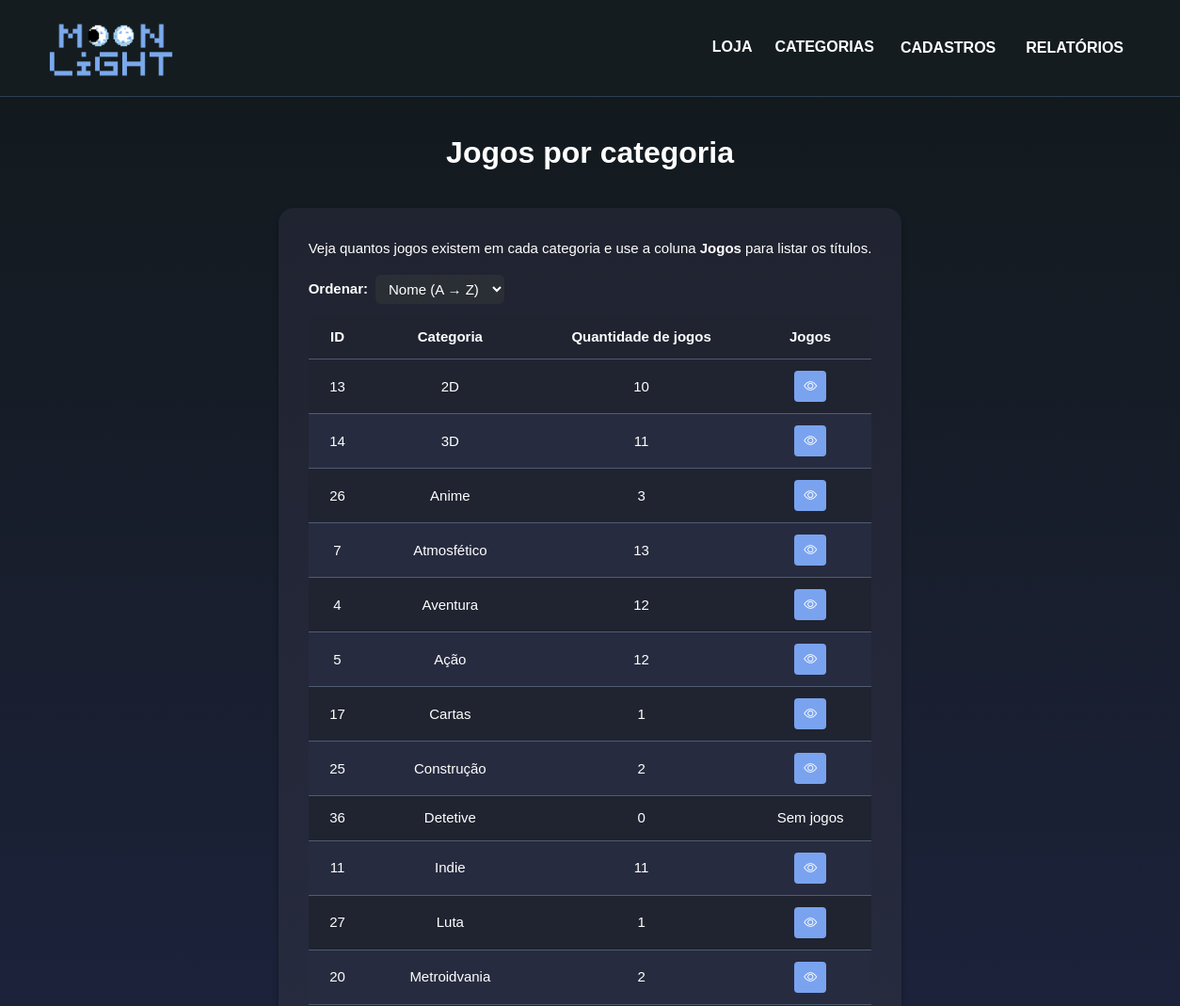
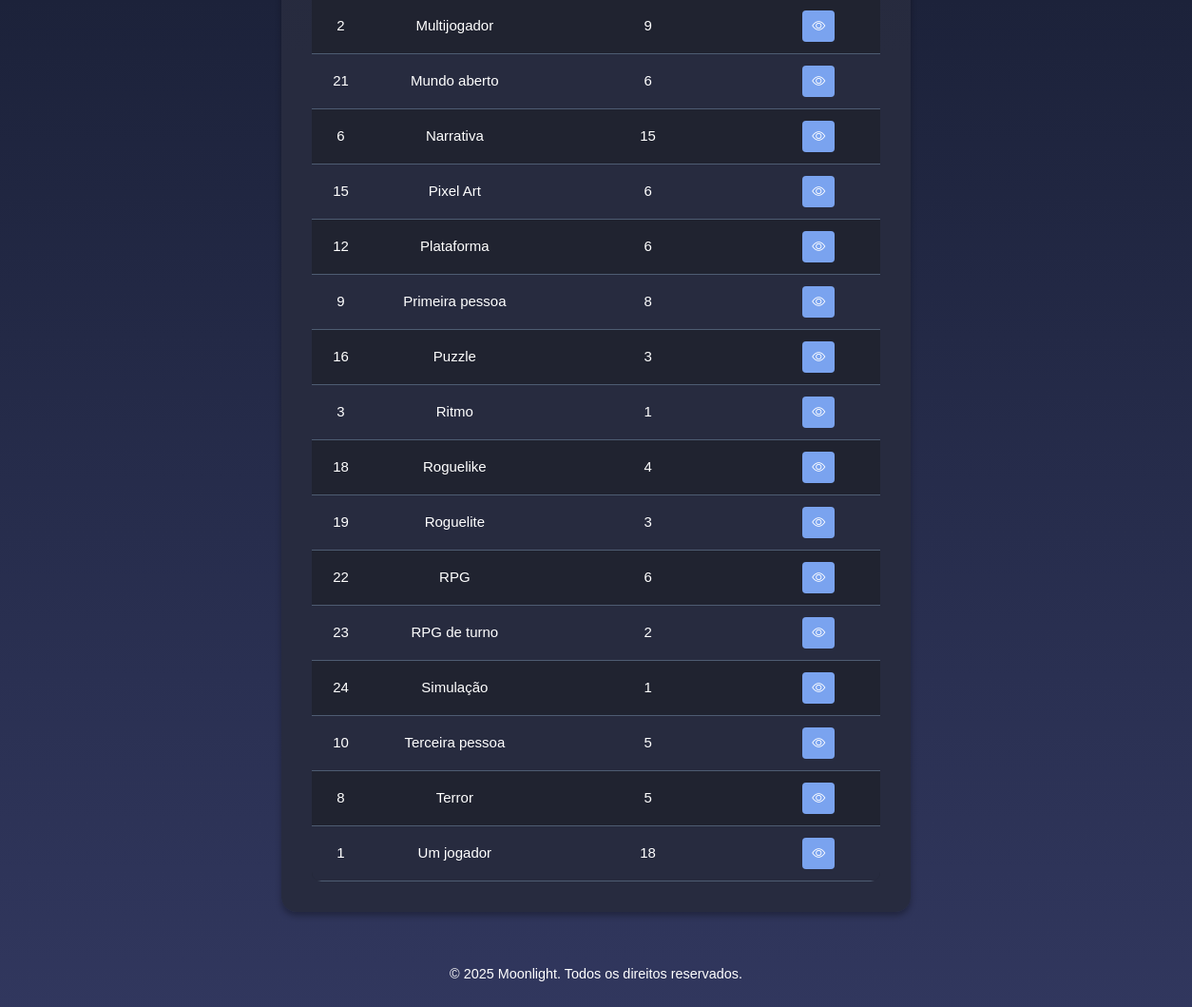
The app's page /relJogCat.php (signed in) with its own data (2 pictures, top to bottom).
### tables this page shows
CREATE TABLE `categorias` (
  `id` int(10) NOT NULL,
  `nome` varchar(100) NOT NULL,
  `descricao` varchar(300) NOT NULL,
  `status` enum('ativo','inativo') NOT NULL
);

CREATE TABLE `jogos` (
  `id` int(10) NOT NULL,
  `nome` varchar(100) NOT NULL,
  `resumo` varchar(800) NOT NULL,
  `desenvolvedor` varchar(50) NOT NULL,
  `data_lancamento` date DEFAULT NULL,
  `conteudo` varchar(255) NOT NULL,
  `preco` double NOT NULL,
  `desconto` int(3) NOT NULL,
  `url_banner` varchar(255) NOT NULL,
  `status` enum('ativo','inativo') NOT NULL,
  `url_1` varchar(255) DEFAULT NULL,
  `url_2` varchar(255) DEFAULT NULL,
  `url_3` varchar(255) DEFAULT NULL,
  `url_4` varchar(255) DEFAULT NULL,
  `url_5` varchar(255) DEFAULT NULL,
  `classificacao_ind` int(11) DEFAULT NULL
);

### relJogCat.php (the view, shortened to what this page needs)
<?php
require_once __DIR__ . '/include/conexao.php';
$sql = "
    SELECT
        c.id   AS cat_id,
        c.nome AS cat_nome,
        j.id   AS jogo_id,
        j.nome AS jogo_nome,
        j.desenvolvedor,
        j.status
    FROM categorias c
    LEFT JOIN jogos_categorias jc ON jc.categoria_id = c.id
    LEFT JOIN jogos j             ON j.id = jc.jogo_id
    ORDER BY c.nome ASC, j.nome ASC
";
$res = $conn->query($sql);
$cats = [];
if ($res) {
    while ($r = $res->fetch_assoc()) {
        $cid = (int) $r['cat_id'];
        if (!isset($cats[$cid])) {
            $cats[$cid] = [
                'id' => $cid,
                'nome' => $r['cat_nome'],
                'total' => 0,
                'jogos' => [],
            ];
        }
        if (!empty($r['jogo_id'])) {
            $cats[$cid]['total']++;
            $cats[$cid]['jogos'][] = [
                'id' => (int) $r['jogo_id'],
                'nome' => $r['jogo_nome'],
                'dev' => $r['desenvolvedor'],
                'status' => $r['status'],
            ];
        }
    }
}
$ord = $_GET['ord'] ?? 'az';
if (!empty($cats)) {
    $cats = array_values($cats);
    usort($cats, function (array $a, array $b) use ($ord) {
        $cmp = strcasecmp($a['nome'] ?? '', $b['nome'] ?? '');
        return ($ord === 'za') ? -$cmp : $cmp;
    });
}
?>
<!DOCTYPE html>
<html lang="pt-br">
<head>
    <link href="https://cdn.jsdelivr.net/npm/bootstrap@5.3.8/dist/css/bootstrap.min.css" rel="stylesheet"
>
    <link rel="stylesheet" href="https://cdn.jsdelivr.net/npm/bootstrap-icons@1.11.1/font/bootstrap-icons.css">
    <link rel="stylesheet" href="css/styles.css">
    <link rel="stylesheet" href="css/stylesNav.css">
</head>
<body>
    <?php $NAV_CONTEXT = 'admin';
    require_once 'include/navbar.php'; ?>
    <div class="content">
        <h1>Jogos por categoria</h1>
        <section class="consultas">
            <div class="jogosC">
                <div class="container">
                    <p class="mb-3">
                        Veja quantos jogos existem em cada categoria e use a coluna <strong>Jogos</strong> para listar
                        os títulos.
                    </p>
                    <?php if (!empty($cats)): ?>
                        <form method="get" class="orderbar">
                            <label for="ord">Ordenar:</label>
                            <select id="ord" name="ord" onchange="this.form.submit()">
                                <option value="az" <?= $ord === 'az' ? 'selected' : '' ?>>Nome (A → Z)</option>
                            </select>
                        </form>
                        <table>
                            <thead>
                                <tr>
                                    <th>ID</th>
                                    <th>Categoria</th>
                                    <th>Quantidade de jogos</th>
                                    <th>Jogos</th>
                                </tr>
                            </thead>
                            <tbody>
                                <?php foreach ($cats as $cat): ?>
                                    <tr>
                                        <td><?= (int) $cat['id'] ?></td>
                                        <td><?= htmlspecialchars($cat['nome'] ?? '', ENT_QUOTES, 'UTF-8') ?></td>
                                        <td><?= (int) $cat['total'] ?></td>
                                        <td>
                                            <?php if ($cat['total'] > 0): ?>
                                                <button type="button" class="btn-detail" data-bs-toggle="modal"
                                                    data-bs-target="#catModal<?= (int) $cat['id'] ?>">
                                                    <i class="bi bi-eye"></i>
                                                </button>
                                            <?php else: ?>
                                                <span class="text-white">Sem jogos</span>
                                            <?php endif; ?>
                                        </td>
                                    </tr>
                                <?php endforeach; ?>
                            </tbody>
                        </table>
                    <?php else: ?>
                        <div class='no-data'>Nenhuma categoria cadastrada/encontrada.</div>
                    <?php endif; ?>
                </div>
            </div>
        </section>
    </div>
    <footer>
        <p>&copy; 2025 Moonlight. Todos os direitos reservados.</p>
    </footer>
</body>
</html>

### include/navbar.php (shortened to what this page needs)
    <?php
$role = $_SESSION['role'] ?? 'guest';
$isAdmin = ($role === 'admin');
$ctx = $NAV_CONTEXT ?? 'store';
?>
<nav class="navbar navbar-expand-lg detail">
    <div class="container-fluid">
        <a class="navbar-brand" href="<?= $ctx === 'admin' ? 'adm.php' : 'index.php' ?>">
            <img src="logomoon.png" alt="Moonlight" width="140" height="70">
        </a>
        <div class="collapse navbar-collapse" id="navbarMain">
            <?php if ($ctx === 'admin' && $isAdmin): ?>
                <ul class="navbar-nav nav-underline ms-auto mb-2 mb-lg-0">
                    <li class="nav-item"><a class="nav-link" href="index.php">LOJA</a></li>
                    <li class="nav-item"><a class="nav-link" href="categorias.php">CATEGORIAS</a></li>
                    <li class="nav-item dropdown">
                        <button class="navbtn" type="button">CADASTROS</button>
                    </li>
                    <li class="nav-item dropdown">
                        <button class="navbtn" type="button">RELATÓRIOS</button>
                    </li>
                </ul>
            <?php endif; ?>
        </div>
    </div>
</nav>

### css/styles.css (style rules this page uses)
:root { --page-max: 1280px; --grid-xpad: 10px; }
* { margin: 0; padding: 0; box-sizing: border-box; font-family: Arial, sans-serif; }
html { min-height: 100%; background: linear-gradient(to bottom, #12191bff 0%, #1c223a 50%, #31375eff 100%); background-attachment: fixed; background-repeat: no-repeat; background-size: cover; }
body { display: flex; flex-direction: column; min-height: 100vh; background: transparent; color: #fff; margin: 0; padding: 0; }
.content { flex: 1; display: flex; flex-direction: column; }
section { padding: 40px; }
footer { margin-top: 2rem; font-size: 0.9rem; color: #fff; text-align: center; padding-bottom: 20px; }
.content { min-height: 100dvh; display: flex; flex-direction: column; }
footer { margin-top: auto !important; padding-bottom: 20px; }

### css/stylesNav.css (style rules this page uses)
:root { --nav-pad-x: clamp(20px, 4.5vw, 48px); --nav-max: 1260px; }
.navbar.detail { background: #151c1f; border-bottom: 1px solid rgba(122, 169, 239, 0.25); position: sticky; top: 0; z-index: 1000; padding-block: 11px; padding-inline: 0; display: flex; align-items: center; }
.navbar.detail>.container-fluid { max-width: var(--nav-max); margin-inline: auto; padding-inline: var(--nav-pad-x); display: flex; align-items: center; gap: clamp(8px, 2vw, 20px); }
.navbar.detail .navbar-collapse { display: flex !important; align-items: center; justify-content: space-between; gap: clamp(8px, 2vw, 20px); width: 100%; }
.navbar.detail .navbar-brand { margin: 0; display: flex; align-items: center; transform: translateY(2px); }
.navbar.detail .navbar-nav { display: flex; align-items: center; gap: clamp(8px, 1.6vw, 2px); margin-left: clamp(8px, 2vw, 15px); }
.navbar.detail .nav-link { white-space: nowrap; }
.navbar.detail .nav-link { color: #fff !important; font-weight: bold; transition: color 0.3s ease; }
.navbar, .detail { overflow: visible; }
.navbar .nav-item.dropdown { position: relative; }
.navbtn { background: none; border: none; color: #fff; font-weight: bold; cursor: pointer; font-size: 1rem; padding: 8px 12px; line-height: 1; transition: color 0.2s ease; position: relative; }

### relJogCat.php (style rules this page uses)
.content { display: flex; flex-direction: column; align-items: center; }
.container { background: linear-gradient(to bottom, #202330ff 0%, #272b3fff 50%); color: #fff; display: flex; flex-direction: column; justify-content: center; align-items: left; min-height: 100vh; padding: 2rem; border-radius: 16px; box-shadow: 0 4px 6px rgba(0, 0, 0, 0.3); width: 100%; max-width: 1600px; font-size: 15px; }
.jogosC .container { min-height: auto; }
h1 { width: 100%; max-width: 1600px; margin: 40px auto auto; color: #fff; font-size: 2rem; font-weight: bold; text-align: center; }
table { width: 100%; border-collapse: collapse; background-color: #202330ff; border-radius: 10px; overflow: hidden; }
th, td { padding: 12px 16px; text-align: center; border-bottom: 1px solid #4e5c72ff; font-size: 15px; }
th { background-color: #202330ff; color: #fff; font-weight: 600; }
tr:nth-child(even) { background-color: #272b3fff; }
.btn-detail { background: #7aa3ef; border-radius: 4px; border: none; text-decoration: none; padding: 6px 10px; cursor: pointer; color: #fff; font-size: 14px; display: inline-flex; align-items: center; gap: 4px; }
footer { margin-top: auto; text-align: center; color: #fff; padding: 15px 0; font-size: 0.9rem; background: transparent; }
.orderbar { display: flex; gap: 8px; align-items: center; justify-content: flex-start; margin: 0 0 12px 0; }
.orderbar label { color: #fff; font-weight: bold; }
.orderbar select { background: #2a2f35; color: #fff; border: none; border-radius: 6px; padding: 6px 10px; outline: none; appearance: auto; }

### records on screen
categorias: id "14", nome "3D", jogos.id "11"
categorias: id "7", nome "Atmosfético", jogos.id "13"
categorias: id "5", nome "Ação", jogos.id "12"
categorias: id "17", nome "Cartas", total "1"
categorias: id "36", nome "Detetive", total "0", shows "Sem jogos"
categorias: id "27", nome "Luta", total "1"
categorias: id "6", nome "Narrativa", jogos.id "15"
categorias: id "12", nome "Plataforma", jogos.id "6"
categorias: id "9", nome "Primeira pessoa", jogos.id "8"
categorias: id "3", nome "Ritmo", jogos.id "1"
categorias: id "18", nome "Roguelike", jogos.id "4"
categorias: id "24", nome "Simulação", total "1"
categorias: id "1", nome "Um jogador", jogos.id "18"

### other values on screen
$cat['id'] "13"
$cat['nome'] "2D"
$cat['total'] "10"
$cat['id'] "26"
$cat['nome'] "Anime"
$cat['total'] "3"
$cat['id'] "4"
$cat['nome'] "Aventura"
$cat['total'] "12"
$cat['id'] "25"
$cat['nome'] "Construção"
$cat['total'] "2"
$cat['id'] "11"
$cat['nome'] "Indie"
$cat['total'] "11"
